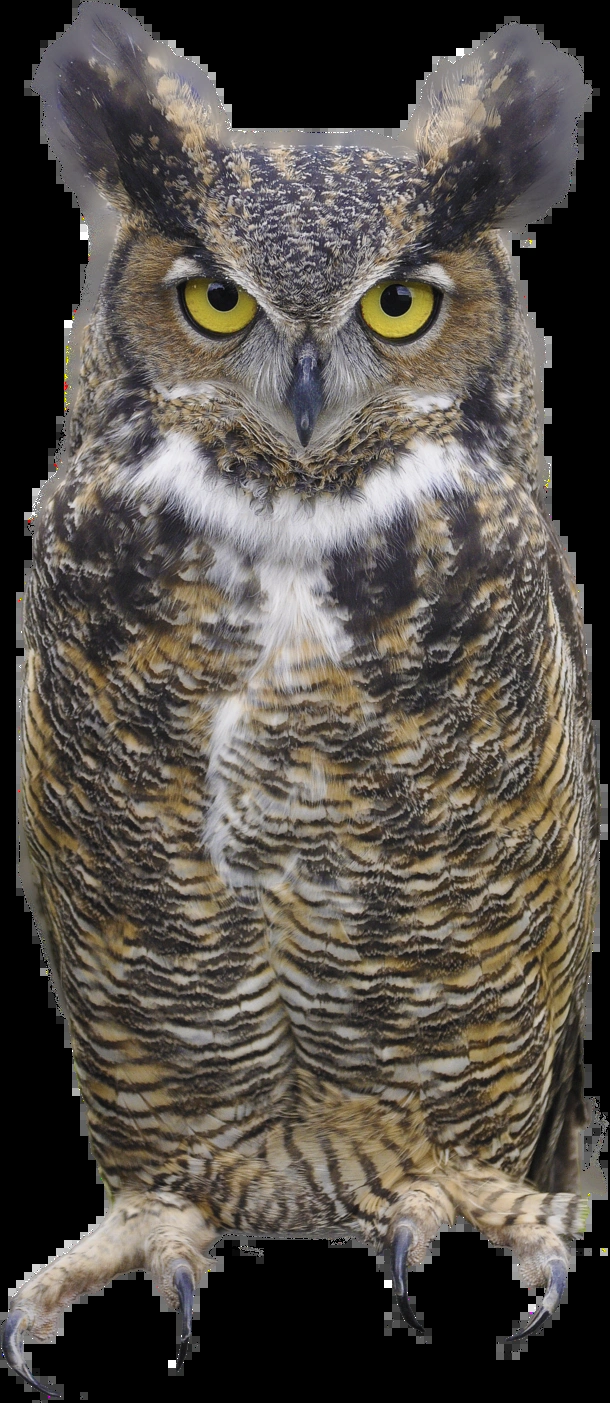
#> input picture test/owl_query.webp, 610 x 1403 px
$ jupyter execute --allow-errors test.ipynb   (shell and % lines are left out)
#> lines starting #> are read from the running program, lines starting #| are printed output that depends on the picture; after the words box and inside, x2 and y2 are one past the last pixel; in counts of white or black regions, pixels touching at a corner belong together
[cell 1]
import numpy as np
import cv2
import matplotlib.pyplot as plt

[cell 2]
owl_im = cv2.imread('test/owl_query.webp', cv2.IMREAD_GRAYSCALE)
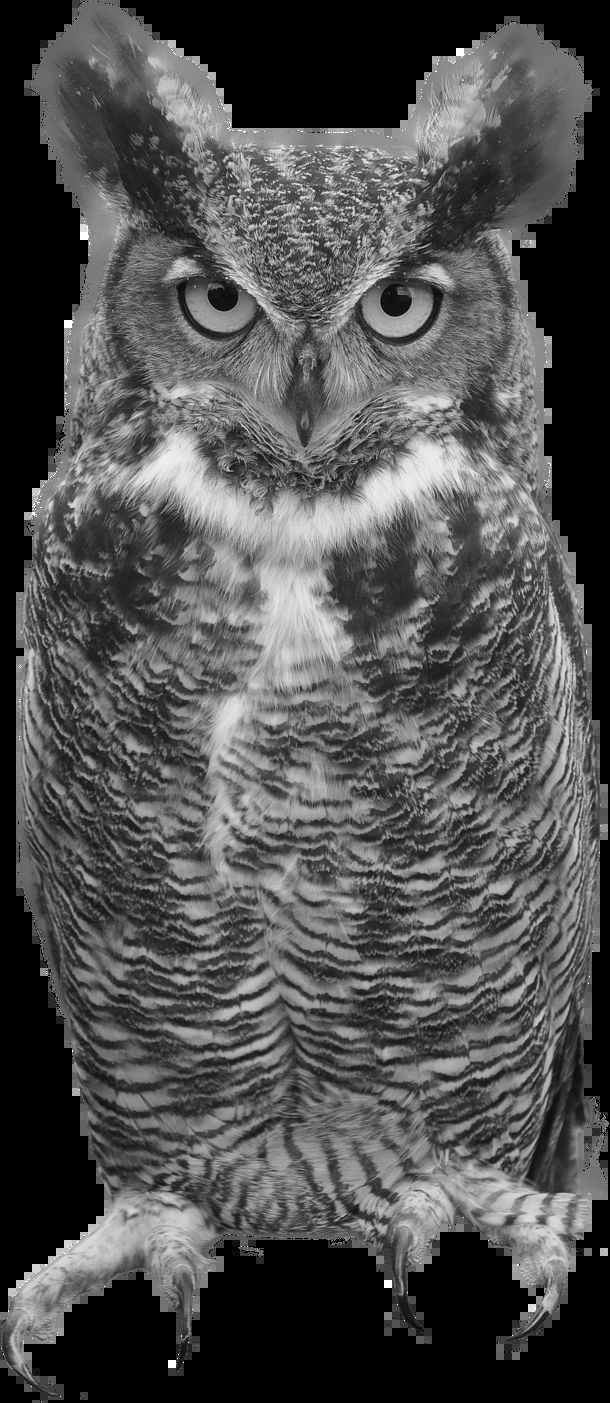
#> owl_im: shape (1403, 610); min 0, max 255, mean 80.5
test_im = cv2.imread('test/owl_place.webp', cv2.IMREAD_GRAYSCALE)
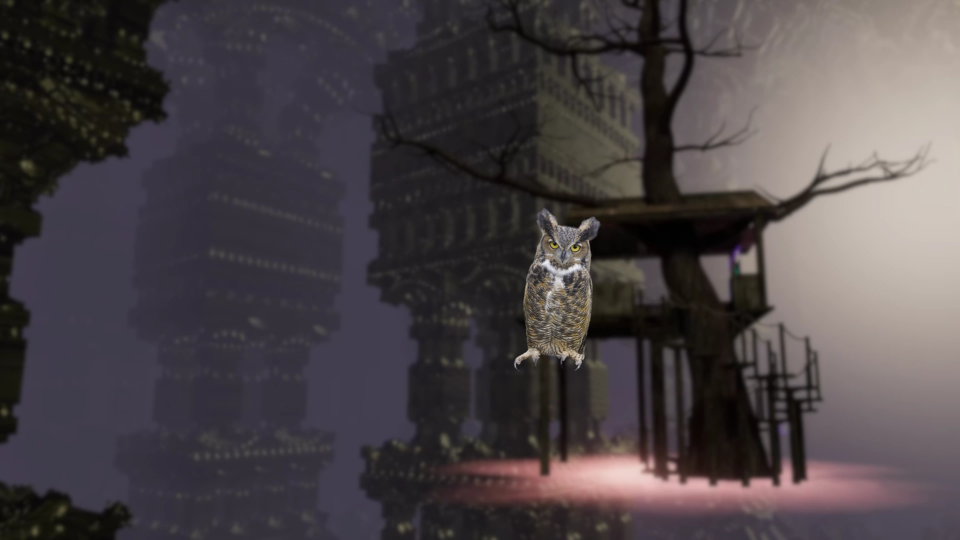
#> input picture test/owl_place.webp, 1920 x 1080 px (shown at 1/2 size)
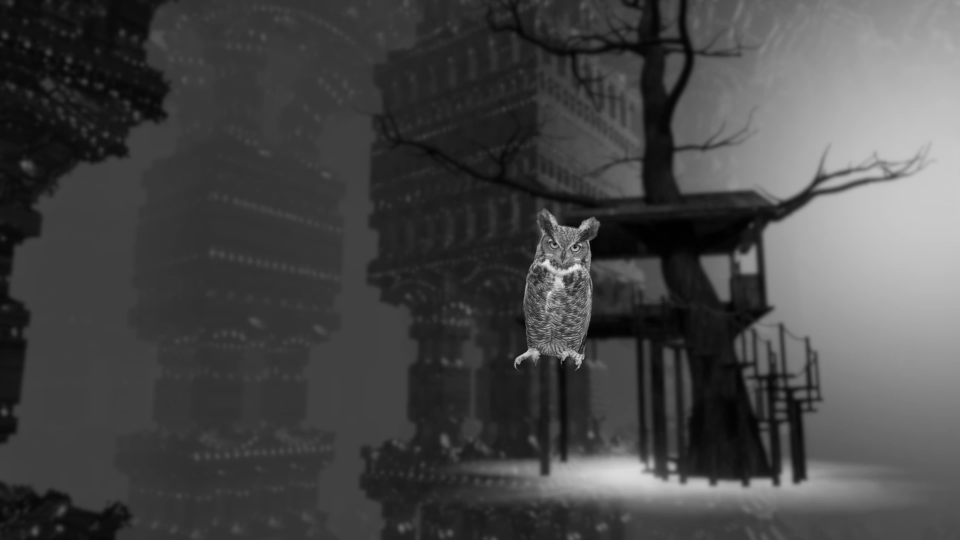
#> test_im: shape (1080, 1920) (shown at 1/2 size); min 1, max 239, mean 70.7

[cell 3]
# see https://docs.opencv.org/4.x/db/d27/tutorial_py_table_of_contents_feature2d.html
# ORB is "best" i guess
orb = cv2.ORB_create()

[cell 4]
# FLANN parameters
FLANN_INDEX_LSH = 6 # why this isnt a cv2 namespace constant?
# tutorial didnt explain why these options
# tutorial said commented out are "recommended", but failed in some cases??
index_opts= dict(algorithm = FLANN_INDEX_LSH,
                   table_number = 6, # 12
                   key_size = 12,     # 20
                   multi_probe_level = 1) #2
# larger checks means slower but more precise
search_opts = dict(checks=100)   # or pass empty dictionary
# i guess just expose both opts
flann = cv2.FlannBasedMatcher(index_opts,search_opts)

bf = cv2.BFMatcher(cv2.NORM_HAMMING, crossCheck=True)

[cell 5]
# manually specifying keypoints could have better accuracy
def calc_keypoints_descriptors(detector, img, keypoints = None):
    assert len(img.shape) == 2, 'Image must be grayscale!'
    if keypoints:
        return detector.compute(img, keypoints)
    return detector.detectAndCompute(img, None)

owl_kps = calc_keypoints_descriptors(orb, owl_im)

[cell 6]
from time import perf_counter_ns

kp1, des1 = owl_kps
#> kp1 = 500 keypoints; strongest (x, y, size): (168, 1361, 37.2), (173, 1360, 31), (385, 1286, 53.6), (175, 1361, 31)
a = perf_counter_ns()
kp2, des2 = calc_keypoints_descriptors(orb, test_im)
#> kp2 = 500 keypoints; strongest (x, y, size): (1149, 496, 31), (1149, 495, 44.6), (1148, 496, 37.2), (1149, 494, 53.6)
#matches = flann.knnMatch(des1,des2,k=2)
good = bf.match(des1, des2)
#> good = 112 matches
b = perf_counter_ns()
print('ms: ', (b-a)/1e6)

if len(good) > 10:
    src_pts = np.float32([ kp1[m.queryIdx].pt for m in good ]).reshape(-1,1,2)
#> src_pts = 112 rows, first 8: [415, 101], [71, 322], [397, 169], [173, 1367], [175, 1366], [175, 1361], [173, 1360], [177, 1358]
    dst_pts = np.float32([ kp2[m.trainIdx].pt for m in good ]).reshape(-1,1,2)
#> dst_pts = 112 rows, first 8: [1118, 716], [1157.4, 544.6], [1070, 711.7], [1150.8, 528], [1157, 714], [1058.4, 697], [1059.6, 711.2], [1124.6, 573.1]
    M, mask = cv2.findHomography(src_pts, dst_pts, cv2.RANSAC,5.0)
#> M = [[-6.9, 1.93, 1156.6], [-4.37, 1.22, 732.6], [-0.00597, 0.00167, 1]]; mask = 112 values, max 1 at index 11, min 0 at index 0, mean 0.0536
    matchesMask = mask.ravel().tolist()
#> matchesMask has the same summary as mask
    h,w = owl_im.shape
#> h = 1403; w = 610
    pts = np.float32([ [0,0],[0,h-1],[w-1,h-1],[w-1,0] ]).reshape(-1,1,2)
    dst = cv2.perspectiveTransform(pts,M)
#> dst = [[1156.6, 732.6], [1155.4, 731.6], [1155.7, 731.9], [1155, 731.2]]
    test_im = cv2.polylines(test_im,[np.int32(dst)],True,255,3, cv2.LINE_AA)
#> test_im: shape (1080, 1920); under 0.01% of pixels changed, all inside (x1, y1, x2, y2) = (1151, 728, 1160, 736)

[cell 7]
draw_params = dict(matchColor = (0,255,0), # draw matches in green color
                   singlePointColor = None,
                   matchesMask = matchesMask, # draw only inliers
                   flags = 2)
#> draw_params = 4 items
img3 = cv2.drawMatches(owl_im,kp1,test_im,kp2,good,None,**draw_params)
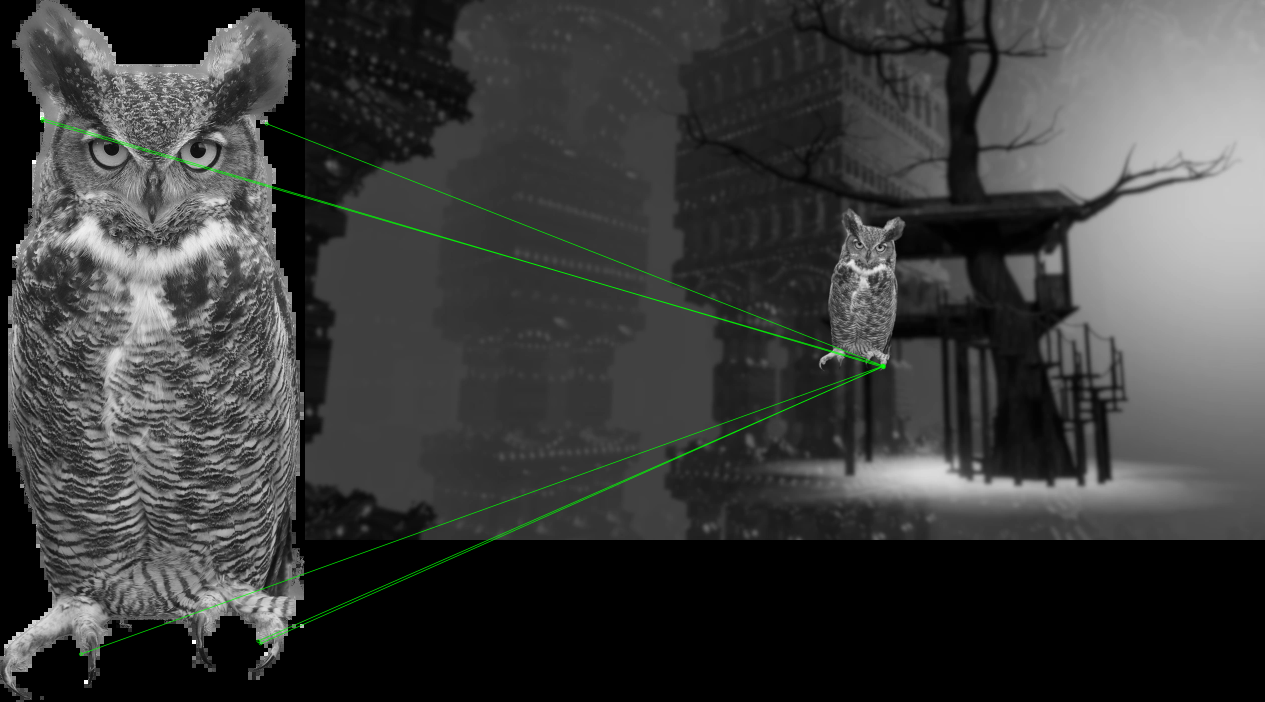
#> img3: shape (1403, 2530, 3) (shown at 1/2 size); mean of channels 0, 1, 2 60.5, 61.4, 60.5; drawn as B, G, R
plt.figure(figsize=(8,12))
ax1 = plt.subplot(211)
ax2 = plt.subplot(212)
ax1.imshow(img3, 'gray')
ax2.imshow(test_im, 'gray')
plt.show()
